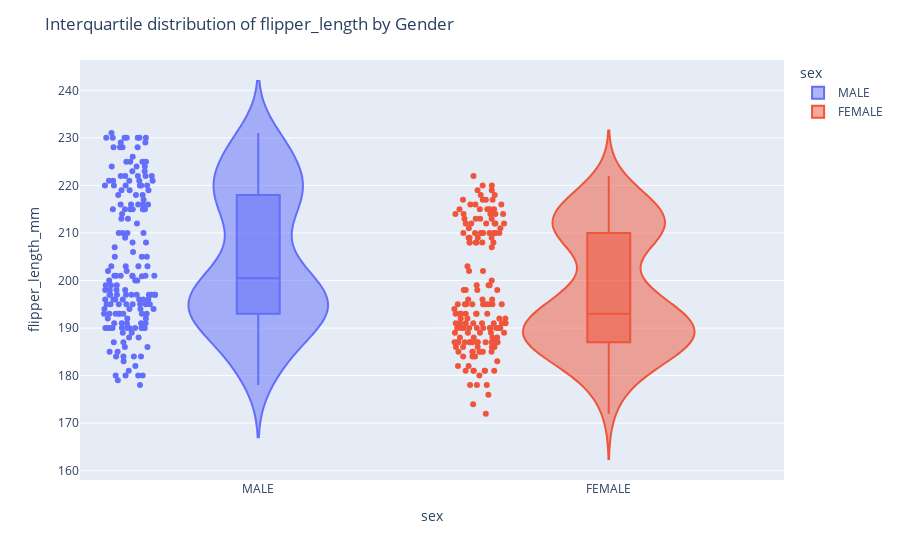

Here is the notebook cell this chart was saved with:
### Code cell
fig = px.violin(df, y="flipper_length_mm", x="sex", color="sex", box=True, points="all")
fig.update_layout(title="Interquartile distribution of flipper_length by Gender")
fig.show()

### Figure 1 — Plotly figure (JSON) as saved in the notebook; plotly's stock layout.template omitted (floating-point values rounded to 4 significant figures; data arrays with more than 128 entries replaced by an {"elided": "..."} marker saying what was removed)
{"data": [{"alignmentgroup": "True", "box": {"visible": true}, "hovertemplate": "sex=%{x}<br>flipper_length_mm=%{y}<extra></extra>", "legendgroup": "MALE", "marker": {"color": "#636efa"}, "name": "MALE", "offsetgroup": "MALE", "orientation": "v", "points": "all", "scalegroup": "True", "showlegend": true, "type": "violin", "x": {"elided": "178 str values"}, "x0": " ", "xaxis": "x", "y": {"elided": "178 float values"}, "y0": " ", "yaxis": "y"}, {"alignmentgroup": "True", "box": {"visible": true}, "hovertemplate": "sex=%{x}<br>flipper_length_mm=%{y}<extra></extra>", "legendgroup": "FEMALE", "marker": {"color": "#EF553B"}, "name": "FEMALE", "offsetgroup": "FEMALE", "orientation": "v", "points": "all", "scalegroup": "True", "showlegend": true, "type": "violin", "x": {"elided": "165 str values"}, "x0": " ", "xaxis": "x", "y": {"elided": "165 int values"}, "y0": " ", "yaxis": "y"}], "layout": {"legend": {"title": {"text": "sex"}, "tracegroupgap": 0}, "margin": {"t": 60}, "title": {"text": "Interquartile distribution of flipper_length by Gender"}, "violinmode": "overlay", "xaxis": {"anchor": "y", "categoryarray": ["MALE", "FEMALE"], "categoryorder": "array", "domain": [0, 1], "title": {"text": "sex"}}, "yaxis": {"anchor": "x", "domain": [0, 1], "title": {"text": "flipper_length_mm"}}}}
